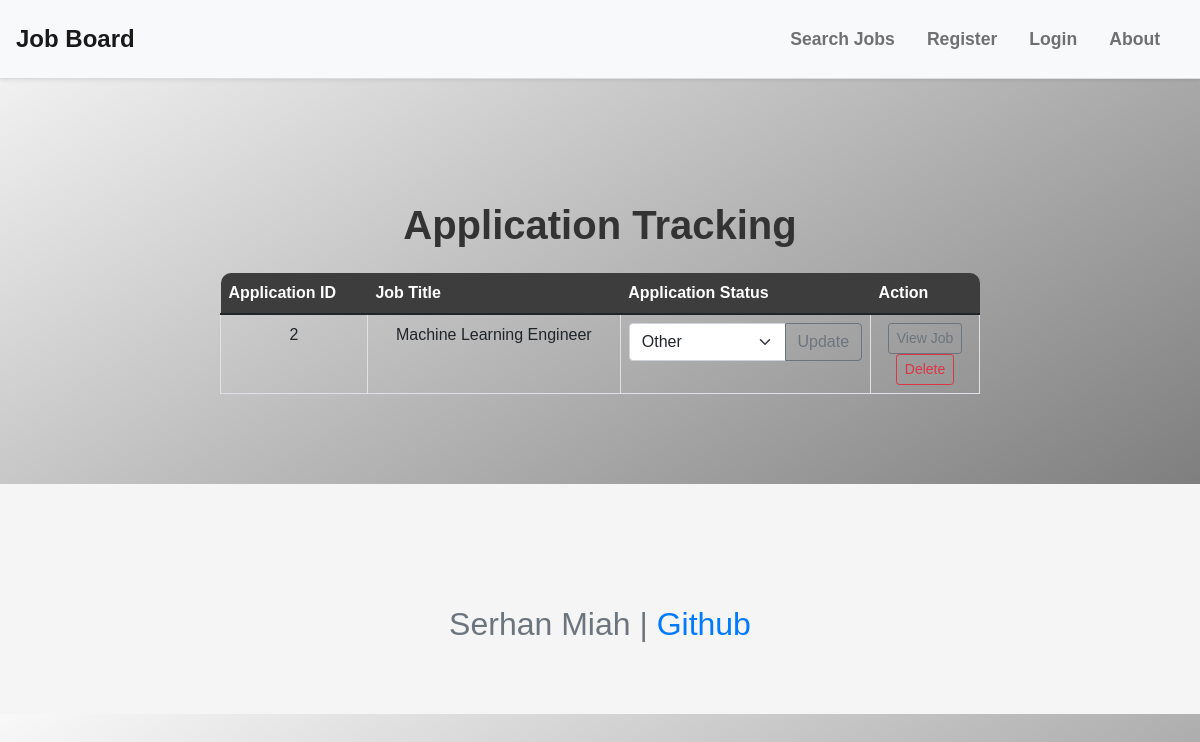
The app's page /applications, older data.
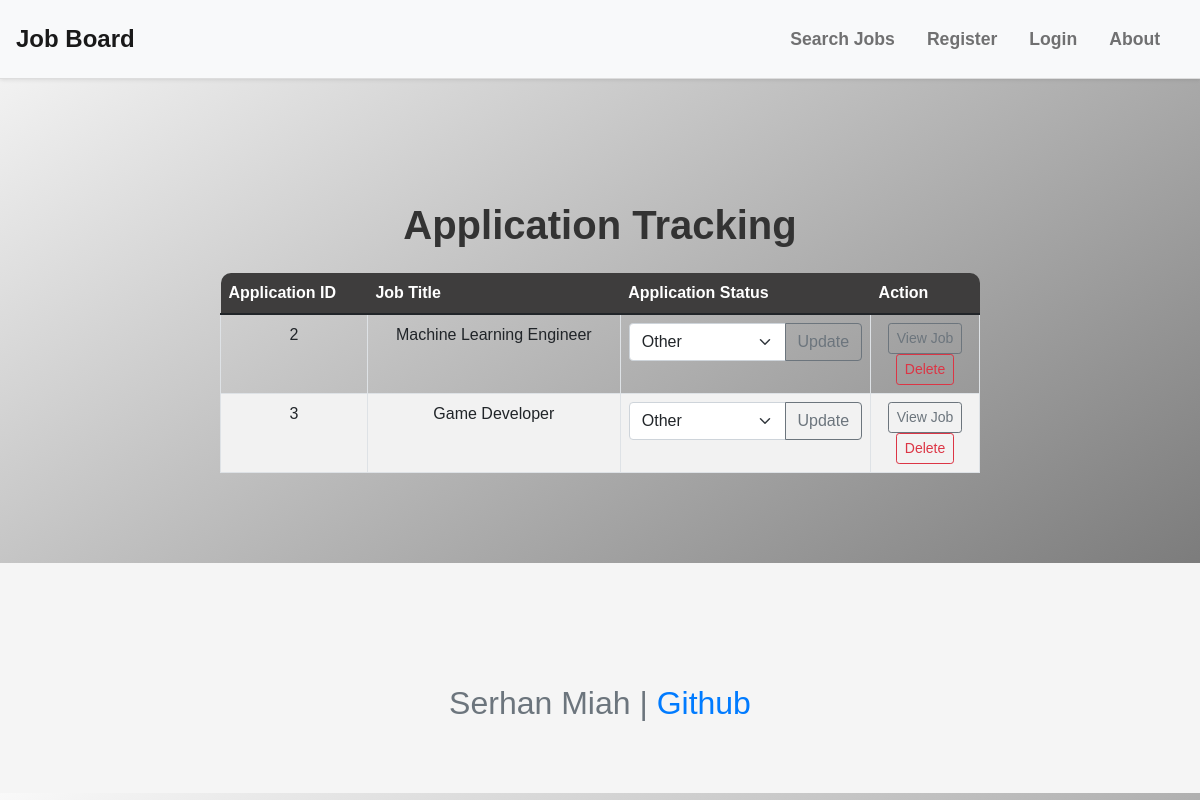
The same page, newer data.
### project/models.py (models this page shows, shortened)
class Application(db.Model):
    id = db.Column(db.Integer, primary_key=True)
    name = db.Column(db.String(255), nullable=False)
    email = db.Column(db.String(255), nullable=False)
    phone = db.Column(db.String(255), nullable=False)
    resume = db.Column(db.String(255), nullable=False)
    date_applied = db.Column(db.DateTime, nullable=False, default=datetime.utcnow)
    job_id = db.Column(db.Integer, db.ForeignKey('job.id'), nullable=False)
    user_id = db.Column(db.Integer, db.ForeignKey('user.id'), nullable=False)
    user = db.relationship('User', backref='applications')

class Job(db.Model):
    id = db.Column(db.Integer, primary_key=True)
    title = db.Column(db.String(100), nullable=False)
    company = db.Column(db.String(100), nullable=False)
    description = db.Column(db.String(1000), nullable=False)
    location = db.Column(db.String(100), nullable=False)
    salary_min = db.Column(db.Integer)
    salary_max = db.Column(db.Integer)
    date_posted = db.Column(db.DateTime, nullable=False, default=datetime.utcnow)
    is_active = db.Column(db.Boolean, nullable=False, default=True)
    applicants = db.relationship('Application', backref='job', lazy=True)

### project/applicants/routes.py (the view)
@applicants_bp.route('/applications')
def application_list():
    applications = Application.query.all()
    return render_template('application_list.html', applications=applications)

### project/templates/application_list.html (shortened to what this page needs)
{% extends "base.html" %}
{% block content %}
  <h1 class="mb-4">Application Tracking</h1>
  <table class="table">
    <thead class="table-header">
      <tr>
        <th class="header-cell">Application ID</th>
        <th class="header-cell">Job Title</th>
        <th class="header-cell">Application Status</th>
        <th class="header-cell">Action</th>
      </tr>
    </thead>
    <tbody>
      {% for application in applications %}
        <tr>
          <td>{{ application.id }}</td>
          <td>{{ application.job.title }}</td>
          <td>
            <form action="{{ url_for('applicants.update_application_status', application_id=application.id, status='accepted') }}" method="post">
              <div class="input-group">
                <select class="form-select" name="status">
                  <option value="Other" {% if application.status not in ['Accepted', 'Declined', 'Rejected'] %} selected {% endif %}>Other</option>
                </select>
                <button type="submit" class="btn btn-outline-secondary">Update</button>
              </div>
            </form>
          </td>
          <td>
            <a href="{{ url_for('job_board.job_detail', job_id=application.job.id) }}" class="btn btn-sm btn-outline-secondary">View Job</a>
            <form action="{{ url_for('applicants.delete_application', application_id=application.id) }}" method="post" onsubmit="return confirm('Are you sure you want to delete this application?')">
              <button type="submit" class="btn btn-sm btn-outline-danger">Delete</button>
            </form>
          </td>
        </tr>
      {% endfor %}
    </tbody>
  </table>
{% endblock %}

### project/templates/base.html (shortened to what this page needs)
<!DOCTYPE html>
<html>
  <head>
    <link rel="stylesheet" type="text/css" href="{{ url_for('static', filename='css/bootstrap.min.css') }}">
    <link rel="stylesheet" type="text/css" href="{{ url_for('static', filename='style.css') }}">
    <link rel="stylesheet" href="{{ url_for('static', filename='css/account.css') }}">
  </head>
  <body>
    <nav class="navbar navbar-expand-lg navbar-light bg-light">
      <a class="navbar-brand" href="{{ url_for('job_board.index') }}">Job Board</a>
      <div class="collapse navbar-collapse" id="navbarNav">
        <ul class="navbar-nav mr-auto">
          <li class="nav-item">
            <a class="nav-link" href="{{ url_for('job_board.search') }}">Search Jobs</a>
          </li>
          {% if current_user.is_authenticated %}
            <li class="nav-item">
              <a class="nav-link" href="{{ url_for('users.account') }}">Profile</a>
            </li>
            <li class="nav-item">
              <a class="nav-link" href="{{ url_for('users.logout') }}">Logout</a>
            </li>
            <li class="nav-item">
              <a class="nav-link" href="{{ url_for('applicants.my_applications') }}">My Applications</a>
            </li>
          {% else %}
            <li class="nav-item">
              <a class="nav-link" href="{{ url_for('users.register') }}">Register</a>
            </li>
            <li class="nav-item">
              <a class="nav-link" href="{{ url_for('users.login') }}">Login</a>
            </li>
          {% endif %}
          <li class="nav-item">
            <a class="nav-link" href="{{ url_for('main.about') }}">About</a>
          </li>
        </ul>
      </div>
    </nav>
    <main class="container my-4">
      {% block content %}{% endblock %}
    </main>
    <footer class="footer mt-auto py-3">
      <div class="container text-center">
        <span class="text-muted">Serhan Miah | <a href="https://github.com/SerhanMiah" target="_blank">Github</a></span>
      </div>
    </footer>
  </body>
</html>

### project/static/style.css (style rules this page uses)
:root { --font-size-base: 25px; --line-height-base: 1.5; }
body { font-family: sans-serif; font-size: var(--font-size-base); line-height: var(--line-height-base); background: linear-gradient(to bottom right, #f9f9f9, #676767); color: #333; }
h1 { margin-top: 3rem; margin-bottom: 2rem; font-size: 2.5rem; font-weight: 600; }
a { color: #007bff; text-decoration: none; }
.footer { font-size: xx-large; background-color: #f5f5f5; color: #333; }
.footer a { color: #007bff; }
.container { max-width: 800px; margin: 0 auto; padding: 50px 20px; text-align: center; }
table { border-collapse: collapse; width: 100%; font-size: 16px; }
th { background-color: #007bff; color: #fff; font-weight: bold; text-align: left; padding: 10px; }
th:first-child { border-radius: 10px 0 0 0; }
th:last-child { border-radius: 0 10px 0 0; }
td { border: 1px solid #dee2e6; padding: 10px; }
tr:nth-child(even) { background-color: #f2f2f2; }
.text-center { text-align: center; }
.navbar { background-color: #fff; border-bottom: 1px solid #ddd; box-shadow: 0 1px 4px rgba(0, 0, 0, 0.1); padding: 1rem; }
.navbar-brand { color: #333; font-size: 1.5rem; font-weight: bold; }
.navbar-nav { margin-left: auto; }
.nav-link { color: #333; font-size: 1.1rem; font-weight: bold; margin-right: 1rem; }
.table-header { background-color: #3e3d3d; }
.header-cell { padding: 12px 8px; font-weight: bold; text-align: left; border-bottom: 1px solid #ddd; }
.container { margin-top: 50px; }

### project/static/account.css (style rules this page uses)
.container { margin-top: 50px; }

Row changes from the older to the newer data that the page shows:
added Application: id "3", job "Game Developer", status "Other"
